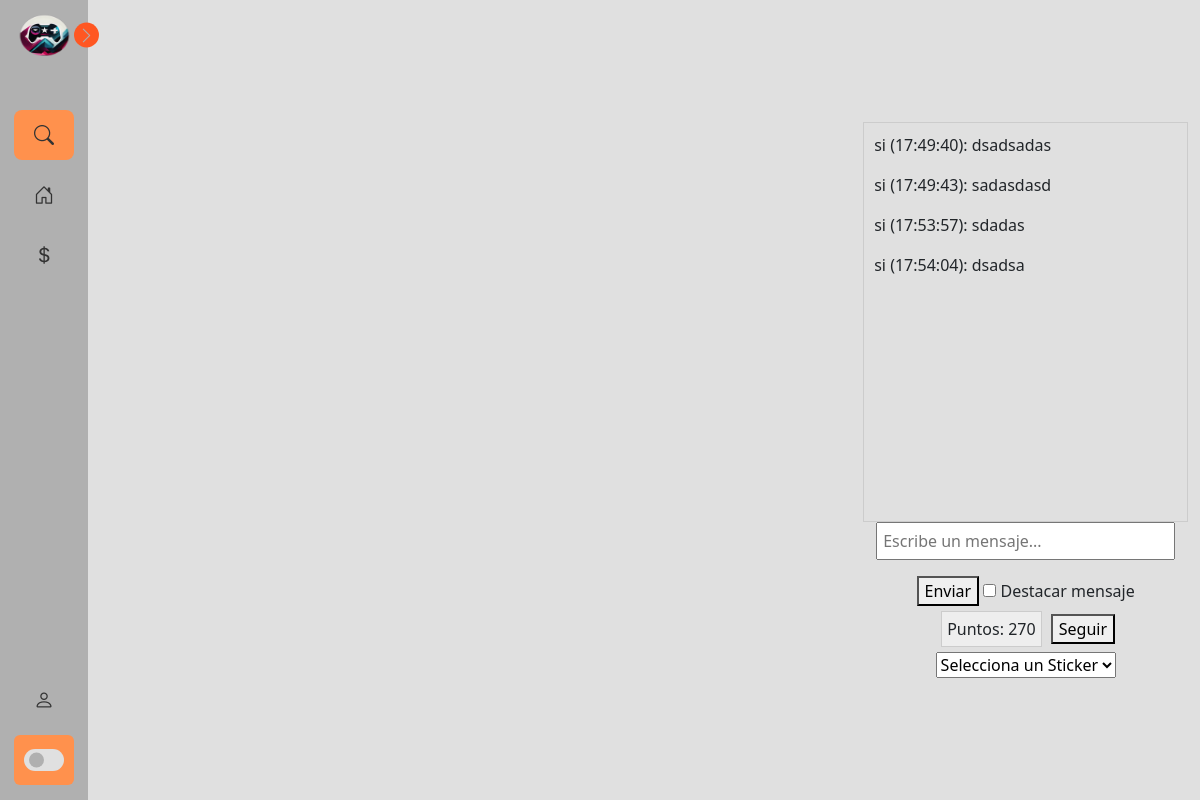
The page /streamViewer/1/ (signed in) on the database its author committed.
### app/tvapp/models.py (models this page shows, shortened)
class MensajeChat(models.Model):
    usuario = models.ForeignKey(User, on_delete=models.CASCADE)
    sala = models.ForeignKey('Sala', on_delete=models.CASCADE)
    mensaje = models.TextField()
    timestamp = models.DateTimeField(auto_now_add=True)

class Puntos(models.Model):
    usuario = models.OneToOneField(User, on_delete=models.CASCADE)
    puntos = models.IntegerField(default=0)

### app/tvapp/views.py (the view)
# urls.py: path('streamViewer/<int:sala_id>/', views.streamViewer, name='stream_viewer'),
def streamViewer(request, sala_id):
    usuario_actual = request.user
    puntos_usuario = None
    sala = get_object_or_404(Sala, id=sala_id)
    mensajes = MensajeChat.objects.filter(sala=sala).order_by('timestamp')
    if usuario_actual.is_authenticated:
        puntos_usuario, created = Puntos.objects.get_or_create(usuario=request.user)
        if request.method == 'GET':
            sala = get_object_or_404(Sala, id=sala_id)
            mensajes = MensajeChat.objects.filter(sala=sala).order_by('timestamp')
            data = [{'usuario': mensaje.usuario.username, 'mensaje': mensaje.mensaje, 'timestamp': str(mensaje.timestamp)} for mensaje in mensajes]
    return render(request, 'streamViewer.html', { 'sala': sala, 'mensajes': mensajes, 'puntos_usuario': puntos_usuario})

### app/tvapp/templates/streamViewer.html (shortened to what this page needs)
{% extends 'baseInicio.html' %}
{% load static %}
{% block head %}
<link rel="stylesheet" href="{% static 'css/chat.css' %}">
{% endblock %}
{% block content %}
<div data-email="{{ email }}" class="body">
    <div class="container" id="chat-container">
        <div id="chat">
            {% for mensaje in mensajes %}
                <p>{{ mensaje.usuario.username }} ({{ mensaje.timestamp|date:"H:i:s" }}): {{ mensaje.mensaje }}</p>
            {% endfor %}
        </div>
        <form id="enviar_mensaje" action="/enviar_mensaje/{{sala.id}}" method="POST" enctype="multipart/form-data">
                <input name="mensaje" type="text" id="input" placeholder="Escribe un mensaje...">
                <button type="button" onclick="sendMessage()">Enviar</button>
                <input type="checkbox" id="destacar"> Destacar mensaje
                <br>
                {% if user.is_authenticated %}
                <span class="puntos-container">Puntos: {{ puntos_usuario.puntos }}</span>
                <button id="seguir-btn">Seguir</button>
                {% endif %}
                <select id="sticker-dropdown">
                    <option value="" selected>Selecciona un Sticker</option>
                </select>
            </form>
    </div>
</div>
{% endblock %}

### app/tvapp/static/css/styleNavbar.css (style rules this page uses)
:root { --body-color: #e0e0e0; --sidebar-color: #b0b0b0; --primary-color: #ff5722; --primary-color-light: #ff914d; --toggle-color: #e0e0e0; --text-color: #333333; --tran-03: all 0.2s ease; --tran-03: all 0.3s ease; --tran-04: all 0.3s ease; --tran-05: all 0.3s ease; }
body { min-height: 100vh; background-color: var(--body-color); transition: var(--tran-05); }

### app/tvapp/static/css/chat.css (style rules this page uses)
#chat { width: 300px; height: 400px; border: 1px solid #ccc; }
#input { width: 300px; }
.puntos-container { background-color: #eee; padding: 5px; margin: 5px; border: 1px solid #ccc; display: inline-block; }
.body { display: flex; justify-content: center; align-items: center; height: 100vh; margin: 0; }
.container { text-align: center; }
#chat-container { overflow-y: hidden; width: 500px; height: auto; }
#chat { overflow-y: auto; text-align: left; width: 100%; padding: 10px; }
#input { width: 92%; padding: 5px; }

### rows shown on the page
MensajeChat: usuario.username "si", timestamp "17:49:40", mensaje "dsadsadas"
MensajeChat: usuario.username "si", timestamp "17:49:43", mensaje "sadasdasd"
MensajeChat: usuario.username "si", timestamp "17:53:57", mensaje "sdadas"
MensajeChat: usuario.username "si", timestamp "17:54:04", mensaje "dsadsa"
Puntos: puntos "270"
